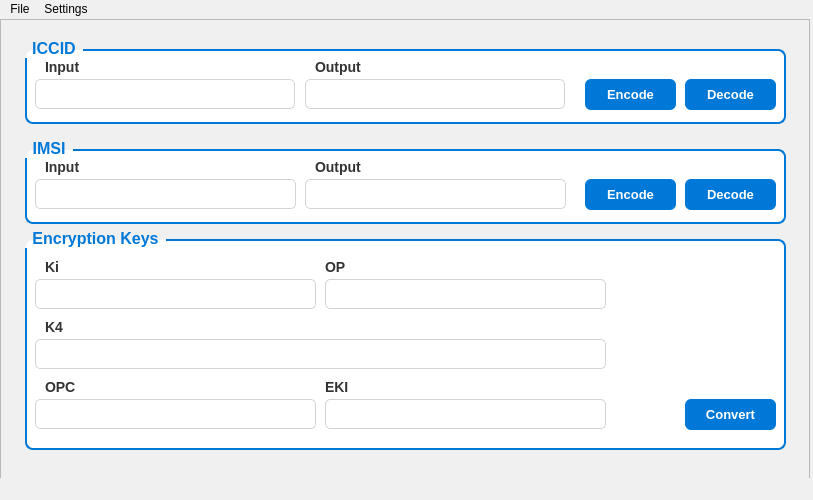
<?xml version="1.0" encoding="UTF-8"?>
<ui version="4.0">
 <class>MainWindow</class>
 <widget class="QMainWindow" name="MainWindow">
  <property name="geometry">
   <rect>
    <x>0</x>
    <y>0</y>
    <width>813</width>
    <height>500</height>
   </rect>
  </property>
  <property name="minimumSize">
   <size>
    <width>800</width>
    <height>500</height>
   </size>
  </property>
  <property name="maximumSize">
   <size>
    <width>820</width>
    <height>500</height>
   </size>
  </property>
  <property name="windowTitle">
   <string>STCards</string>
  </property>
  <property name="styleSheet">
   <string notr="true"> background-color: #f0f0f0;
color:black;
            </string>
  </property>
  <widget class="QWidget" name="centralwidget">
   <property name="minimumSize">
    <size>
     <width>810</width>
     <height>0</height>
    </size>
   </property>
   <property name="maximumSize">
    <size>
     <width>810</width>
     <height>16777215</height>
    </size>
   </property>
   <widget class="QFrame" name="frame">
    <property name="geometry">
     <rect>
      <x>0</x>
      <y>0</y>
      <width>810</width>
      <height>551</height>
     </rect>
    </property>
    <property name="minimumSize">
     <size>
      <width>810</width>
      <height>551</height>
     </size>
    </property>
    <property name="maximumSize">
     <size>
      <width>810</width>
      <height>551</height>
     </size>
    </property>
    <property name="frameShape">
     <enum>QFrame::StyledPanel</enum>
    </property>
    <property name="frameShadow">
     <enum>QFrame::Raised</enum>
    </property>
    <widget class="QGroupBox" name="groupBox">
     <property name="geometry">
      <rect>
       <x>25</x>
       <y>20</y>
       <width>761</width>
       <height>85</height>
      </rect>
     </property>
     <property name="styleSheet">
      <string notr="true"> QGroupBox {
                border: 2px solid #0078D7;
                border-radius: 8px;
                margin-top: 10px;
                background-color: #ffffff;
                font-size: 12pt;
                font-weight: bold;
                color: #0078D7;
            }
QGroupBox::title {
                subcontrol-origin: margin;
                subcontrol-position: top left;
                padding: 0 5px;
            }</string>
     </property>
     <property name="title">
      <string>ICCID</string>
     </property>
     <widget class="QPushButton" name="iccid_dec_btn">
      <property name="geometry">
       <rect>
        <x>660</x>
        <y>40</y>
        <width>91</width>
        <height>31</height>
       </rect>
      </property>
      <property name="styleSheet">
       <string notr="true"> QPushButton {
                background-color: #0078D7;
                color: white;
                border-radius: 6px;
                padding: 5px 10px;
                font-size: 10pt;
                font-weight: bold;
            }
            QPushButton:hover {
                background-color: #005a9e;
            }
            </string>
      </property>
      <property name="text">
       <string>Decode</string>
      </property>
     </widget>
     <widget class="QLineEdit" name="iccid_input">
      <property name="geometry">
       <rect>
        <x>10</x>
        <y>40</y>
        <width>260</width>
        <height>30</height>
       </rect>
      </property>
      <property name="styleSheet">
       <string notr="true"> QLineEdit {
                border: 1px solid #d3d3d3;
                border-radius: 5px;
                padding: 5px;
                background-color: #ffffff;
                font-family: &quot;Segoe UI&quot;;
                font-size: 10pt;
            }</string>
      </property>
      <property name="maxLength">
       <number>20</number>
      </property>
     </widget>
     <widget class="QLineEdit" name="iccid_output">
      <property name="geometry">
       <rect>
        <x>280</x>
        <y>40</y>
        <width>260</width>
        <height>30</height>
       </rect>
      </property>
      <property name="styleSheet">
       <string notr="true"> QLineEdit {
                border: 1px solid #d3d3d3;
                border-radius: 5px;
                padding: 5px;
                background-color: #ffffff;
                font-family: &quot;Segoe UI&quot;;
                font-size: 10pt;
            }</string>
      </property>
      <property name="readOnly">
       <bool>true</bool>
      </property>
     </widget>
     <widget class="QPushButton" name="iccid_enc_btn">
      <property name="geometry">
       <rect>
        <x>560</x>
        <y>40</y>
        <width>91</width>
        <height>31</height>
       </rect>
      </property>
      <property name="styleSheet">
       <string notr="true"> QPushButton {
                background-color: #0078D7;
                color: white;
                border-radius: 6px;
                padding: 5px 10px;
                font-size: 10pt;
                font-weight: bold;
            }
            QPushButton:hover {
                background-color: #005a9e;
            }
            </string>
      </property>
      <property name="text">
       <string>Encode</string>
      </property>
     </widget>
     <widget class="QLabel" name="label_10">
      <property name="geometry">
       <rect>
        <x>290</x>
        <y>20</y>
        <width>101</width>
        <height>16</height>
       </rect>
      </property>
      <property name="styleSheet">
       <string notr="true">QLabel {
            font-size: 14px;
            font-weight: bold;
            color: #333333;
background:transparent;
        }</string>
      </property>
      <property name="text">
       <string>Output</string>
      </property>
     </widget>
     <widget class="QLabel" name="label_9">
      <property name="geometry">
       <rect>
        <x>20</x>
        <y>20</y>
        <width>101</width>
        <height>16</height>
       </rect>
      </property>
      <property name="styleSheet">
       <string notr="true">QLabel {
            font-size: 14px;
            font-weight: bold;
            color: #333333;
background:transparent;
        }</string>
      </property>
      <property name="text">
       <string>Input</string>
      </property>
     </widget>
    </widget>
    <widget class="QGroupBox" name="groupBox_2">
     <property name="geometry">
      <rect>
       <x>25</x>
       <y>210</y>
       <width>761</width>
       <height>221</height>
      </rect>
     </property>
     <property name="styleSheet">
      <string notr="true"> QGroupBox {
                border: 2px solid #0078D7;
                border-radius: 8px;
                margin-top: 10px;
                background-color: #ffffff;
                font-size: 12pt;
                font-weight: bold;
                color: #0078D7;
            }
QGroupBox::title {
                subcontrol-origin: margin;
                subcontrol-position: top left;
                padding: 0 5px;
            }</string>
     </property>
     <property name="title">
      <string>Encryption Keys</string>
     </property>
     <widget class="QPushButton" name="enc_keys_conv_btn">
      <property name="geometry">
       <rect>
        <x>660</x>
        <y>170</y>
        <width>91</width>
        <height>31</height>
       </rect>
      </property>
      <property name="styleSheet">
       <string notr="true"> QPushButton {
                background-color: #0078D7;
                color: white;
                border-radius: 6px;
                padding: 5px 10px;
                font-size: 10pt;
                font-weight: bold;
            }
            QPushButton:hover {
                background-color: #005a9e;
            }
            </string>
      </property>
      <property name="text">
       <string>Convert</string>
      </property>
     </widget>
     <widget class="QLineEdit" name="ki">
      <property name="geometry">
       <rect>
        <x>10</x>
        <y>50</y>
        <width>281</width>
        <height>30</height>
       </rect>
      </property>
      <property name="styleSheet">
       <string notr="true"> QLineEdit {
                border: 1px solid #d3d3d3;
                border-radius: 5px;
                padding: 5px;
                background-color: #ffffff;
                font-family: &quot;Segoe UI&quot;;
                font-size: 10pt;
            }</string>
      </property>
      <property name="maxLength">
       <number>32</number>
      </property>
     </widget>
     <widget class="QLineEdit" name="op">
      <property name="geometry">
       <rect>
        <x>300</x>
        <y>50</y>
        <width>281</width>
        <height>30</height>
       </rect>
      </property>
      <property name="styleSheet">
       <string notr="true"> QLineEdit {
                border: 1px solid #d3d3d3;
                border-radius: 5px;
                padding: 5px;
                background-color: #ffffff;
                font-family: &quot;Segoe UI&quot;;
                font-size: 10pt;
            }</string>
      </property>
      <property name="maxLength">
       <number>32</number>
      </property>
     </widget>
     <widget class="QLineEdit" name="k4">
      <property name="geometry">
       <rect>
        <x>10</x>
        <y>110</y>
        <width>571</width>
        <height>30</height>
       </rect>
      </property>
      <property name="styleSheet">
       <string notr="true"> QLineEdit {
                border: 1px solid #d3d3d3;
                border-radius: 5px;
                padding: 5px;
                background-color: #ffffff;
                font-family: &quot;Segoe UI&quot;;
                font-size: 10pt;
            }</string>
      </property>
      <property name="maxLength">
       <number>64</number>
      </property>
     </widget>
     <widget class="QLineEdit" name="opc">
      <property name="geometry">
       <rect>
        <x>10</x>
        <y>170</y>
        <width>281</width>
        <height>30</height>
       </rect>
      </property>
      <property name="styleSheet">
       <string notr="true"> QLineEdit {
                border: 1px solid #d3d3d3;
                border-radius: 5px;
                padding: 5px;
                background-color: #ffffff;
                font-family: &quot;Segoe UI&quot;;
                font-size: 10pt;
            }</string>
      </property>
      <property name="readOnly">
       <bool>true</bool>
      </property>
     </widget>
     <widget class="QLineEdit" name="eki">
      <property name="geometry">
       <rect>
        <x>300</x>
        <y>170</y>
        <width>281</width>
        <height>30</height>
       </rect>
      </property>
      <property name="styleSheet">
       <string notr="true"> QLineEdit {
                border: 1px solid #d3d3d3;
                border-radius: 5px;
                padding: 5px;
                background-color: #ffffff;
                font-family: &quot;Segoe UI&quot;;
                font-size: 10pt;
            }</string>
      </property>
      <property name="readOnly">
       <bool>true</bool>
      </property>
     </widget>
     <widget class="QLabel" name="label_2">
      <property name="geometry">
       <rect>
        <x>20</x>
        <y>150</y>
        <width>49</width>
        <height>16</height>
       </rect>
      </property>
      <property name="styleSheet">
       <string notr="true">QLabel {
            font-size: 14px;
            font-weight: bold;
            color: #333333;
background:transparent;
        }</string>
      </property>
      <property name="text">
       <string>OPC</string>
      </property>
     </widget>
     <widget class="QLabel" name="label_3">
      <property name="geometry">
       <rect>
        <x>300</x>
        <y>150</y>
        <width>49</width>
        <height>16</height>
       </rect>
      </property>
      <property name="styleSheet">
       <string notr="true">QLabel {
            font-size: 14px;
            font-weight: bold;
            color: #333333;
background:transparent;
        }</string>
      </property>
      <property name="text">
       <string>EKI</string>
      </property>
     </widget>
     <widget class="QLabel" name="label_4">
      <property name="geometry">
       <rect>
        <x>20</x>
        <y>90</y>
        <width>49</width>
        <height>16</height>
       </rect>
      </property>
      <property name="styleSheet">
       <string notr="true">QLabel {
            font-size: 14px;
            font-weight: bold;
            color: #333333;
background:transparent;
        }</string>
      </property>
      <property name="text">
       <string>K4</string>
      </property>
     </widget>
     <widget class="QLabel" name="label_5">
      <property name="geometry">
       <rect>
        <x>20</x>
        <y>30</y>
        <width>49</width>
        <height>16</height>
       </rect>
      </property>
      <property name="styleSheet">
       <string notr="true">QLabel {
            font-size: 14px;
            font-weight: bold;
            color: #333333;
background:transparent;
        }</string>
      </property>
      <property name="text">
       <string>Ki</string>
      </property>
     </widget>
     <widget class="QLabel" name="label_6">
      <property name="geometry">
       <rect>
        <x>300</x>
        <y>30</y>
        <width>49</width>
        <height>16</height>
       </rect>
      </property>
      <property name="styleSheet">
       <string notr="true">QLabel {
            font-size: 14px;
            font-weight: bold;
            color: #333333;
background:transparent;
        }</string>
      </property>
      <property name="text">
       <string>OP</string>
      </property>
     </widget>
    </widget>
    <widget class="QGroupBox" name="groupBox_3">
     <property name="geometry">
      <rect>
       <x>25</x>
       <y>120</y>
       <width>761</width>
       <height>85</height>
      </rect>
     </property>
     <property name="styleSheet">
      <string notr="true"> QGroupBox {
                border: 2px solid #0078D7;
                border-radius: 8px;
                margin-top: 10px;
                background-color: #ffffff;
                font-size: 12pt;
                font-weight: bold;
                color: #0078D7;
            }
QGroupBox::title {
                subcontrol-origin: margin;
                subcontrol-position: top left;
                padding: 0 5px;
            }</string>
     </property>
     <property name="title">
      <string>IMSI</string>
     </property>
     <widget class="QPushButton" name="imsi_enc_btn">
      <property name="geometry">
       <rect>
        <x>560</x>
        <y>40</y>
        <width>91</width>
        <height>31</height>
       </rect>
      </property>
      <property name="styleSheet">
       <string notr="true"> QPushButton {
                background-color: #0078D7;
                color: white;
                border-radius: 6px;
                padding: 5px 10px;
                font-size: 10pt;
                font-weight: bold;
            }
            QPushButton:hover {
                background-color: #005a9e;
            }
            </string>
      </property>
      <property name="text">
       <string>Encode</string>
      </property>
     </widget>
     <widget class="QLineEdit" name="imsi_input">
      <property name="geometry">
       <rect>
        <x>10</x>
        <y>40</y>
        <width>261</width>
        <height>30</height>
       </rect>
      </property>
      <property name="styleSheet">
       <string notr="true"> QLineEdit {
                border: 1px solid #d3d3d3;
                border-radius: 5px;
                padding: 5px;
                background-color: #ffffff;
                font-family: &quot;Segoe UI&quot;;
                font-size: 10pt;
            }</string>
      </property>
      <property name="maxLength">
       <number>18</number>
      </property>
     </widget>
     <widget class="QLineEdit" name="imsi_output">
      <property name="geometry">
       <rect>
        <x>280</x>
        <y>40</y>
        <width>261</width>
        <height>30</height>
       </rect>
      </property>
      <property name="styleSheet">
       <string notr="true"> QLineEdit {
                border: 1px solid #d3d3d3;
                border-radius: 5px;
                padding: 5px;
                background-color: #ffffff;
                font-family: &quot;Segoe UI&quot;;
                font-size: 10pt;
            }</string>
      </property>
      <property name="readOnly">
       <bool>true</bool>
      </property>
     </widget>
     <widget class="QPushButton" name="imsi_dec_btn">
      <property name="geometry">
       <rect>
        <x>660</x>
        <y>40</y>
        <width>91</width>
        <height>31</height>
       </rect>
      </property>
      <property name="styleSheet">
       <string notr="true"> QPushButton {
                background-color: #0078D7;
                color: white;
                border-radius: 6px;
                padding: 5px 10px;
                font-size: 10pt;
                font-weight: bold;
            }
            QPushButton:hover {
                background-color: #005a9e;
            }
            </string>
      </property>
      <property name="text">
       <string>Decode</string>
      </property>
     </widget>
     <widget class="QLabel" name="label_7">
      <property name="geometry">
       <rect>
        <x>20</x>
        <y>20</y>
        <width>101</width>
        <height>16</height>
       </rect>
      </property>
      <property name="styleSheet">
       <string notr="true">QLabel {
            font-size: 14px;
            font-weight: bold;
            color: #333333;
background:transparent;
        }</string>
      </property>
      <property name="text">
       <string>Input</string>
      </property>
     </widget>
     <widget class="QLabel" name="label_8">
      <property name="geometry">
       <rect>
        <x>290</x>
        <y>20</y>
        <width>101</width>
        <height>16</height>
       </rect>
      </property>
      <property name="styleSheet">
       <string notr="true">QLabel {
            font-size: 14px;
            font-weight: bold;
            color: #333333;
background:transparent;
        }</string>
      </property>
      <property name="text">
       <string>Output</string>
      </property>
     </widget>
    </widget>
   </widget>
  </widget>
  <widget class="QStatusBar" name="statusbar"/>
  <widget class="QMenuBar" name="menubar">
   <property name="geometry">
    <rect>
     <x>0</x>
     <y>0</y>
     <width>813</width>
     <height>22</height>
    </rect>
   </property>
   <widget class="QMenu" name="menuSetting">
    <property name="title">
     <string>Settings</string>
    </property>
    <addaction name="k4_length"/>
   </widget>
   <widget class="QMenu" name="menuFile">
    <property name="title">
     <string>File</string>
    </property>
    <addaction name="actionExit_2"/>
   </widget>
   <addaction name="menuFile"/>
   <addaction name="menuSetting"/>
  </widget>
  <action name="actionOpen">
   <property name="text">
    <string>Open</string>
   </property>
  </action>
  <action name="actionExit">
   <property name="text">
    <string>Exit</string>
   </property>
  </action>
  <action name="k4_length">
   <property name="checkable">
    <bool>false</bool>
   </property>
   <property name="text">
    <string>K4 Length</string>
   </property>
  </action>
  <action name="actionExit_2">
   <property name="text">
    <string>Exit</string>
   </property>
  </action>
 </widget>
 <resources/>
 <connections/>
</ui>
